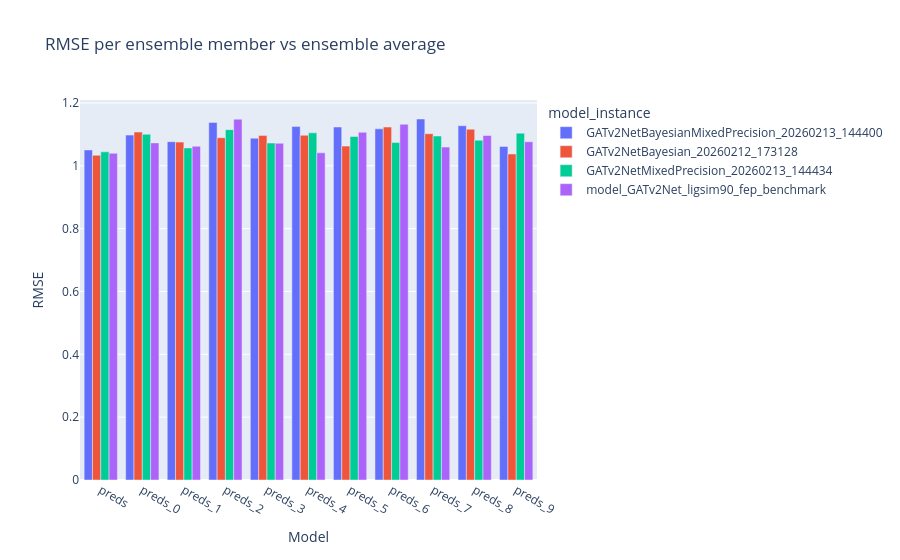

The notebook cell this image was saved under:
### Markdown cell above
## §2 Ensemble Member Metrics
RMSE, Pearson R, and Kendall τ for every ensemble member and the ensemble average,
grouped by `model_instance` when multiple model runs are loaded.

### Code cell
id_cols = [TRUTH_COL] + (["model_instance"] if "model_instance" in df.columns else [])
long = (
    df.select(id_cols + pred_member_cols + [PRED_COL])
    .drop_nulls()
    .unpivot(
        on=pred_member_cols + [PRED_COL],
        index=id_cols,
        variable_name="model_col",
        value_name="pred",
    )
)

group_keys = ["model_instance", "model_col"] if "model_instance" in long.columns else ["model_col"]

metrics_df = (
    long.group_by(group_keys, maintain_order=True)
    .agg(
        ((pl.col("pred") - pl.col(TRUTH_COL))
            .pow(2)
            .mean()
            .sqrt()
        ).alias("RMSE"),

        pl.corr("pred", TRUTH_COL).alias("Pearson R"),

        pl.map_groups(
            ["pred", TRUTH_COL],
            lambda s: scipy_kendalltau(
                s[0].to_numpy(),
                s[1].to_numpy()
            ).statistic,
            return_dtype=pl.Float64,
            returns_scalar=True,   # ← THIS is what you're missing
        ).alias("Kendall τ"),
    )
    .sort(group_keys)
)

display(metrics_df)

fig = px.bar(
    metrics_df.to_dict(as_series=False),
    x="model_col",
    y="RMSE",
    color="model_instance" if "model_instance" in metrics_df.columns else None,
    barmode="group",
    title="RMSE per ensemble member vs ensemble average",
    labels={"model_col": "Model"},
)
fig.show()

### Figure 1 — Plotly figure (JSON) as saved in the notebook; plotly's stock layout.template omitted (floating-point values rounded to 4 significant figures)
{"data": [{"alignmentgroup": "True", "hovertemplate": "model_instance=GATv2NetBayesianMixedPrecision_20260213_144400<br>Model=%{x}<br>RMSE=%{y}<extra></extra>", "legendgroup": "GATv2NetBayesianMixedPrecision_20260213_144400", "marker": {"color": "#636efa", "pattern": {"shape": ""}}, "name": "GATv2NetBayesianMixedPrecision_20260213_144400", "offsetgroup": "GATv2NetBayesianMixedPrecision_20260213_144400", "orientation": "v", "showlegend": true, "textposition": "auto", "type": "bar", "x": ["preds", "preds_0", "preds_1", "preds_2", "preds_3", "preds_4", "preds_5", "preds_6", "preds_7", "preds_8", "preds_9"], "xaxis": "x", "y": [1.051, 1.098, 1.077, 1.138, 1.088, 1.125, 1.124, 1.118, 1.149, 1.128, 1.062], "yaxis": "y"}, {"alignmentgroup": "True", "hovertemplate": "model_instance=GATv2NetBayesian_20260212_173128<br>Model=%{x}<br>RMSE=%{y}<extra></extra>", "legendgroup": "GATv2NetBayesian_20260212_173128", "marker": {"color": "#EF553B", "pattern": {"shape": ""}}, "name": "GATv2NetBayesian_20260212_173128", "offsetgroup": "GATv2NetBayesian_20260212_173128", "orientation": "v", "showlegend": true, "textposition": "auto", "type": "bar", "x": ["preds", "preds_0", "preds_1", "preds_2", "preds_3", "preds_4", "preds_5", "preds_6", "preds_7", "preds_8", "preds_9"], "xaxis": "x", "y": [1.034, 1.107, 1.075, 1.089, 1.097, 1.097, 1.063, 1.123, 1.102, 1.117, 1.038], "yaxis": "y"}, {"alignmentgroup": "True", "hovertemplate": "model_instance=GATv2NetMixedPrecision_20260213_144434<br>Model=%{x}<br>RMSE=%{y}<extra></extra>", "legendgroup": "GATv2NetMixedPrecision_20260213_144434", "marker": {"color": "#00cc96", "pattern": {"shape": ""}}, "name": "GATv2NetMixedPrecision_20260213_144434", "offsetgroup": "GATv2NetMixedPrecision_20260213_144434", "orientation": "v", "showlegend": true, "textposition": "auto", "type": "bar", "x": ["preds", "preds_0", "preds_1", "preds_2", "preds_3", "preds_4", "preds_5", "preds_6", "preds_7", "preds_8", "preds_9"], "xaxis": "x", "y": [1.044, 1.1, 1.057, 1.115, 1.073, 1.105, 1.093, 1.074, 1.095, 1.082, 1.104], "yaxis": "y"}, {"alignmentgroup": "True", "hovertemplate": "model_instance=model_GATv2Net_ligsim90_fep_benchmark<br>Model=%{x}<br>RMSE=%{y}<extra></extra>", "legendgroup": "model_GATv2Net_ligsim90_fep_benchmark", "marker": {"color": "#ab63fa", "pattern": {"shape": ""}}, "name": "model_GATv2Net_ligsim90_fep_benchmark", "offsetgroup": "model_GATv2Net_ligsim90_fep_benchmark", "orientation": "v", "showlegend": true, "textposition": "auto", "type": "bar", "x": ["preds", "preds_0", "preds_1", "preds_2", "preds_3", "preds_4", "preds_5", "preds_6", "preds_7", "preds_8", "preds_9"], "xaxis": "x", "y": [1.04, 1.073, 1.062, 1.148, 1.072, 1.041, 1.107, 1.132, 1.06, 1.096, 1.077], "yaxis": "y"}], "layout": {"barmode": "group", "legend": {"title": {"text": "model_instance"}, "tracegroupgap": 0}, "title": {"text": "RMSE per ensemble member vs ensemble average"}, "xaxis": {"anchor": "y", "domain": [0, 1], "title": {"text": "Model"}}, "yaxis": {"anchor": "x", "domain": [0, 1], "title": {"text": "RMSE"}}}}
